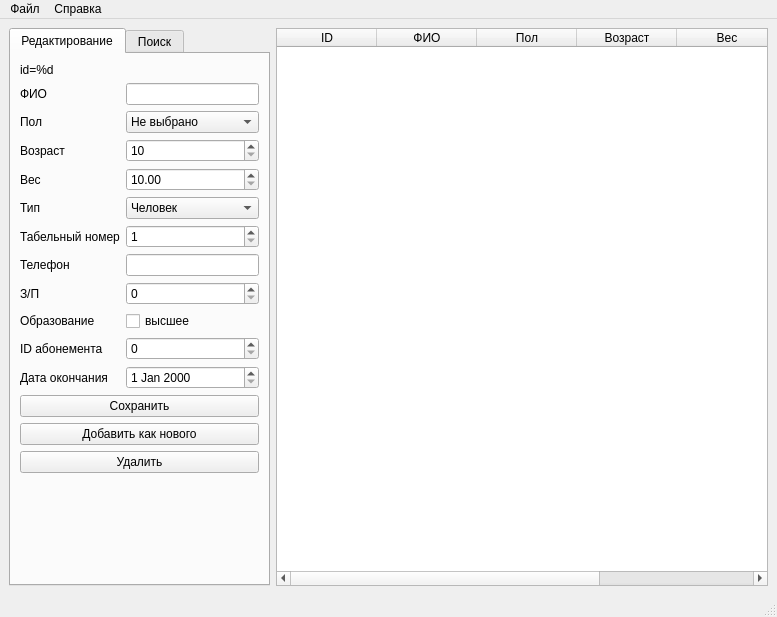
<?xml version="1.0" encoding="UTF-8"?>
<ui version="4.0">
 <class>MainWindow</class>
 <widget class="QMainWindow" name="MainWindow">
  <property name="geometry">
   <rect>
    <x>0</x>
    <y>0</y>
    <width>777</width>
    <height>617</height>
   </rect>
  </property>
  <property name="sizePolicy">
   <sizepolicy hsizetype="Fixed" vsizetype="Expanding">
    <horstretch>0</horstretch>
    <verstretch>0</verstretch>
   </sizepolicy>
  </property>
  <property name="minimumSize">
   <size>
    <width>200</width>
    <height>0</height>
   </size>
  </property>
  <property name="windowTitle">
   <string>MainWindow</string>
  </property>
  <widget class="QWidget" name="centralwidget">
   <layout class="QGridLayout" name="gridLayout">
    <item row="0" column="0">
     <widget class="QTabWidget" name="tabWidget">
      <property name="sizePolicy">
       <sizepolicy hsizetype="Minimum" vsizetype="Expanding">
        <horstretch>0</horstretch>
        <verstretch>0</verstretch>
       </sizepolicy>
      </property>
      <property name="currentIndex">
       <number>0</number>
      </property>
      <widget class="QWidget" name="tab1">
       <attribute name="title">
        <string>Редактирование</string>
       </attribute>
       <layout class="QVBoxLayout" name="verticalLayout">
        <item>
         <layout class="QGridLayout" name="grid">
          <item row="8" column="0">
           <widget class="QLabel" name="salaryLabel">
            <property name="inputMethodHints">
             <set>Qt::ImhNone</set>
            </property>
            <property name="text">
             <string>З/П</string>
            </property>
           </widget>
          </item>
          <item row="0" column="0">
           <widget class="QLabel" name="title">
            <property name="text">
             <string>id=%d</string>
            </property>
           </widget>
          </item>
          <item row="7" column="0">
           <widget class="QLabel" name="teacherPhoneLabel">
            <property name="text">
             <string>Телефон</string>
            </property>
           </widget>
          </item>
          <item row="2" column="0">
           <widget class="QLabel" name="label_2">
            <property name="text">
             <string>Пол</string>
            </property>
           </widget>
          </item>
          <item row="7" column="1">
           <widget class="QLineEdit" name="teacherPhone"/>
          </item>
          <item row="1" column="0">
           <widget class="QLabel" name="label_0">
            <property name="text">
             <string>ФИО</string>
            </property>
           </widget>
          </item>
          <item row="5" column="0">
           <widget class="QLabel" name="label_5">
            <property name="text">
             <string>Тип</string>
            </property>
           </widget>
          </item>
          <item row="2" column="1">
           <widget class="QComboBox" name="gender">
            <item>
             <property name="text">
              <string>Не выбрано</string>
             </property>
            </item>
            <item>
             <property name="text">
              <string>Муж.</string>
             </property>
            </item>
            <item>
             <property name="text">
              <string>Жен.</string>
             </property>
            </item>
           </widget>
          </item>
          <item row="9" column="0">
           <widget class="QLabel" name="managerEduLabel">
            <property name="text">
             <string>Образование</string>
            </property>
           </widget>
          </item>
          <item row="1" column="1">
           <widget class="QLineEdit" name="name">
            <property name="sizePolicy">
             <sizepolicy hsizetype="Minimum" vsizetype="Fixed">
              <horstretch>0</horstretch>
              <verstretch>0</verstretch>
             </sizepolicy>
            </property>
           </widget>
          </item>
          <item row="3" column="0">
           <widget class="QLabel" name="label_3">
            <property name="text">
             <string>Возраст</string>
            </property>
           </widget>
          </item>
          <item row="8" column="1">
           <widget class="QSpinBox" name="salary">
            <property name="maximum">
             <number>10000000</number>
            </property>
           </widget>
          </item>
          <item row="4" column="0">
           <widget class="QLabel" name="label_4">
            <property name="text">
             <string>Вес</string>
            </property>
           </widget>
          </item>
          <item row="10" column="0">
           <widget class="QLabel" name="clientIDLabel">
            <property name="text">
             <string>ID абонемента</string>
            </property>
           </widget>
          </item>
          <item row="3" column="1">
           <widget class="QSpinBox" name="age">
            <property name="minimum">
             <number>10</number>
            </property>
            <property name="maximum">
             <number>1000</number>
            </property>
           </widget>
          </item>
          <item row="9" column="1">
           <widget class="QCheckBox" name="managerEdu">
            <property name="text">
             <string>высшее</string>
            </property>
           </widget>
          </item>
          <item row="6" column="0">
           <widget class="QLabel" name="teacherIDLabel">
            <property name="text">
             <string>Табельный номер</string>
            </property>
           </widget>
          </item>
          <item row="11" column="0">
           <widget class="QLabel" name="clientEndDateLabel">
            <property name="text">
             <string>Дата окончания</string>
            </property>
           </widget>
          </item>
          <item row="10" column="1">
           <widget class="QSpinBox" name="clientID">
            <property name="maximum">
             <number>1000000</number>
            </property>
           </widget>
          </item>
          <item row="6" column="1">
           <widget class="QSpinBox" name="teacherID">
            <property name="minimum">
             <number>1</number>
            </property>
            <property name="maximum">
             <number>10000000</number>
            </property>
           </widget>
          </item>
          <item row="5" column="1">
           <widget class="QComboBox" name="type">
            <property name="sizePolicy">
             <sizepolicy hsizetype="Minimum" vsizetype="Fixed">
              <horstretch>0</horstretch>
              <verstretch>0</verstretch>
             </sizepolicy>
            </property>
            <item>
             <property name="text">
              <string>Человек</string>
             </property>
            </item>
            <item>
             <property name="text">
              <string>Тренер</string>
             </property>
            </item>
            <item>
             <property name="text">
              <string>Менеджер</string>
             </property>
            </item>
            <item>
             <property name="text">
              <string>Клиент</string>
             </property>
            </item>
           </widget>
          </item>
          <item row="4" column="1">
           <widget class="QDoubleSpinBox" name="weight">
            <property name="minimum">
             <double>10.000000000000000</double>
            </property>
            <property name="maximum">
             <double>300.000000000000000</double>
            </property>
            <property name="stepType">
             <enum>QAbstractSpinBox::AdaptiveDecimalStepType</enum>
            </property>
           </widget>
          </item>
          <item row="11" column="1">
           <widget class="QDateEdit" name="clientEndDate"/>
          </item>
         </layout>
        </item>
        <item>
         <widget class="QPushButton" name="saveButton">
          <property name="text">
           <string>Сохранить</string>
          </property>
         </widget>
        </item>
        <item>
         <widget class="QPushButton" name="saveAsButton">
          <property name="text">
           <string>Добавить как нового</string>
          </property>
         </widget>
        </item>
        <item>
         <widget class="QPushButton" name="removeButton">
          <property name="text">
           <string>Удалить</string>
          </property>
         </widget>
        </item>
        <item>
         <spacer name="verticalSpacer">
          <property name="orientation">
           <enum>Qt::Vertical</enum>
          </property>
          <property name="sizeHint" stdset="0">
           <size>
            <width>20</width>
            <height>40</height>
           </size>
          </property>
         </spacer>
        </item>
       </layout>
      </widget>
      <widget class="QWidget" name="tab2">
       <attribute name="title">
        <string>Поиск</string>
       </attribute>
       <layout class="QVBoxLayout" name="verticalLayout_2">
        <item>
         <layout class="QGridLayout" name="gridLayout_2">
          <item row="1" column="1">
           <layout class="QHBoxLayout" name="searchGenderLayout">
            <item>
             <widget class="QCheckBox" name="searchGenderMan">
              <property name="text">
               <string>Муж</string>
              </property>
             </widget>
            </item>
            <item>
             <widget class="QCheckBox" name="searchGenderWoman">
              <property name="text">
               <string>Жен</string>
              </property>
             </widget>
            </item>
            <item>
             <widget class="QCheckBox" name="searchGenderNone">
              <property name="text">
               <string>?</string>
              </property>
             </widget>
            </item>
           </layout>
          </item>
          <item row="6" column="0">
           <widget class="QLabel" name="label_u6">
            <property name="text">
             <string>Тип</string>
            </property>
           </widget>
          </item>
          <item row="2" column="0">
           <widget class="QLabel" name="label_u2">
            <property name="text">
             <string>Возраст (от)</string>
            </property>
           </widget>
          </item>
          <item row="4" column="1">
           <widget class="QDoubleSpinBox" name="searchWeightHi"/>
          </item>
          <item row="4" column="0">
           <widget class="QLabel" name="label_u4">
            <property name="text">
             <string>Вес (от)</string>
            </property>
           </widget>
          </item>
          <item row="3" column="0">
           <widget class="QLabel" name="label_u3">
            <property name="text">
             <string>Возраст (до)</string>
            </property>
           </widget>
          </item>
          <item row="0" column="0">
           <widget class="QLabel" name="label_u0">
            <property name="text">
             <string>ФИО</string>
            </property>
           </widget>
          </item>
          <item row="1" column="0">
           <widget class="QLabel" name="label_u1">
            <property name="text">
             <string>Пол</string>
            </property>
           </widget>
          </item>
          <item row="0" column="1">
           <widget class="QLineEdit" name="searchName">
            <property name="sizePolicy">
             <sizepolicy hsizetype="Minimum" vsizetype="Fixed">
              <horstretch>0</horstretch>
              <verstretch>0</verstretch>
             </sizepolicy>
            </property>
           </widget>
          </item>
          <item row="3" column="1">
           <widget class="QSpinBox" name="searchAgeHi"/>
          </item>
          <item row="2" column="1">
           <widget class="QSpinBox" name="searchAgeLo"/>
          </item>
          <item row="6" column="1">
           <layout class="QGridLayout" name="searchTypeGrid">
            <item row="2" column="0">
             <widget class="QCheckBox" name="searchTypeTeacher">
              <property name="text">
               <string>Тренер</string>
              </property>
             </widget>
            </item>
            <item row="1" column="1">
             <widget class="QCheckBox" name="searchTypeManager">
              <property name="text">
               <string>Менеджер</string>
              </property>
             </widget>
            </item>
            <item row="2" column="1">
             <widget class="QCheckBox" name="searchTypeClient">
              <property name="text">
               <string>Клиент</string>
              </property>
             </widget>
            </item>
            <item row="1" column="0">
             <widget class="QCheckBox" name="searchTypeHuman">
              <property name="text">
               <string>Человек</string>
              </property>
             </widget>
            </item>
           </layout>
          </item>
          <item row="5" column="0">
           <widget class="QLabel" name="label_u5">
            <property name="text">
             <string>Вес (до)</string>
            </property>
           </widget>
          </item>
          <item row="5" column="1">
           <widget class="QDoubleSpinBox" name="searchWeightLo"/>
          </item>
         </layout>
        </item>
        <item>
         <widget class="QPushButton" name="searchButton">
          <property name="text">
           <string>Применить</string>
          </property>
         </widget>
        </item>
        <item>
         <spacer name="verticalSpacer_2">
          <property name="orientation">
           <enum>Qt::Vertical</enum>
          </property>
          <property name="sizeHint" stdset="0">
           <size>
            <width>20</width>
            <height>40</height>
           </size>
          </property>
         </spacer>
        </item>
        <item>
         <widget class="QPushButton" name="searchResetButton">
          <property name="text">
           <string>Сбросить</string>
          </property>
         </widget>
        </item>
       </layout>
      </widget>
     </widget>
    </item>
    <item row="0" column="1">
     <widget class="QTableWidget" name="table">
      <column>
       <property name="text">
        <string>ID</string>
       </property>
       <property name="whatsThis">
        <string notr="true"/>
       </property>
      </column>
      <column>
       <property name="text">
        <string>ФИО</string>
       </property>
      </column>
      <column>
       <property name="text">
        <string>Пол</string>
       </property>
      </column>
      <column>
       <property name="text">
        <string>Возраст</string>
       </property>
      </column>
      <column>
       <property name="text">
        <string>Вес</string>
       </property>
      </column>
      <column>
       <property name="text">
        <string>Тип</string>
       </property>
      </column>
     </widget>
    </item>
   </layout>
  </widget>
  <widget class="QMenuBar" name="menubar">
   <property name="geometry">
    <rect>
     <x>0</x>
     <y>0</y>
     <width>777</width>
     <height>21</height>
    </rect>
   </property>
   <widget class="QMenu" name="file">
    <property name="title">
     <string>Файл</string>
    </property>
    <addaction name="actionNew"/>
    <addaction name="actionOpen"/>
    <addaction name="actionSave"/>
    <addaction name="actionSaveAs"/>
    <addaction name="separator"/>
    <addaction name="actionExit"/>
   </widget>
   <widget class="QMenu" name="reference">
    <property name="title">
     <string>Справка</string>
    </property>
    <addaction name="manual"/>
    <addaction name="about"/>
   </widget>
   <addaction name="file"/>
   <addaction name="reference"/>
  </widget>
  <widget class="QStatusBar" name="statusbar"/>
  <action name="actionNew">
   <property name="text">
    <string>Новый</string>
   </property>
   <property name="shortcut">
    <string>Ctrl+N</string>
   </property>
  </action>
  <action name="actionOpen">
   <property name="text">
    <string>Открыть</string>
   </property>
   <property name="shortcut">
    <string>Ctrl+O</string>
   </property>
  </action>
  <action name="actionSave">
   <property name="text">
    <string>Сохранить</string>
   </property>
   <property name="shortcut">
    <string>Ctrl+S</string>
   </property>
  </action>
  <action name="actionSaveAs">
   <property name="text">
    <string>Сохранить как...</string>
   </property>
   <property name="shortcut">
    <string>Ctrl+Shift+S</string>
   </property>
  </action>
  <action name="actionExit">
   <property name="text">
    <string>Выход</string>
   </property>
   <property name="shortcut">
    <string>Ctrl+Q</string>
   </property>
  </action>
  <action name="manual">
   <property name="text">
    <string>Руководство</string>
   </property>
  </action>
  <action name="about">
   <property name="text">
    <string>О программе</string>
   </property>
  </action>
 </widget>
 <resources/>
 <connections/>
</ui>
